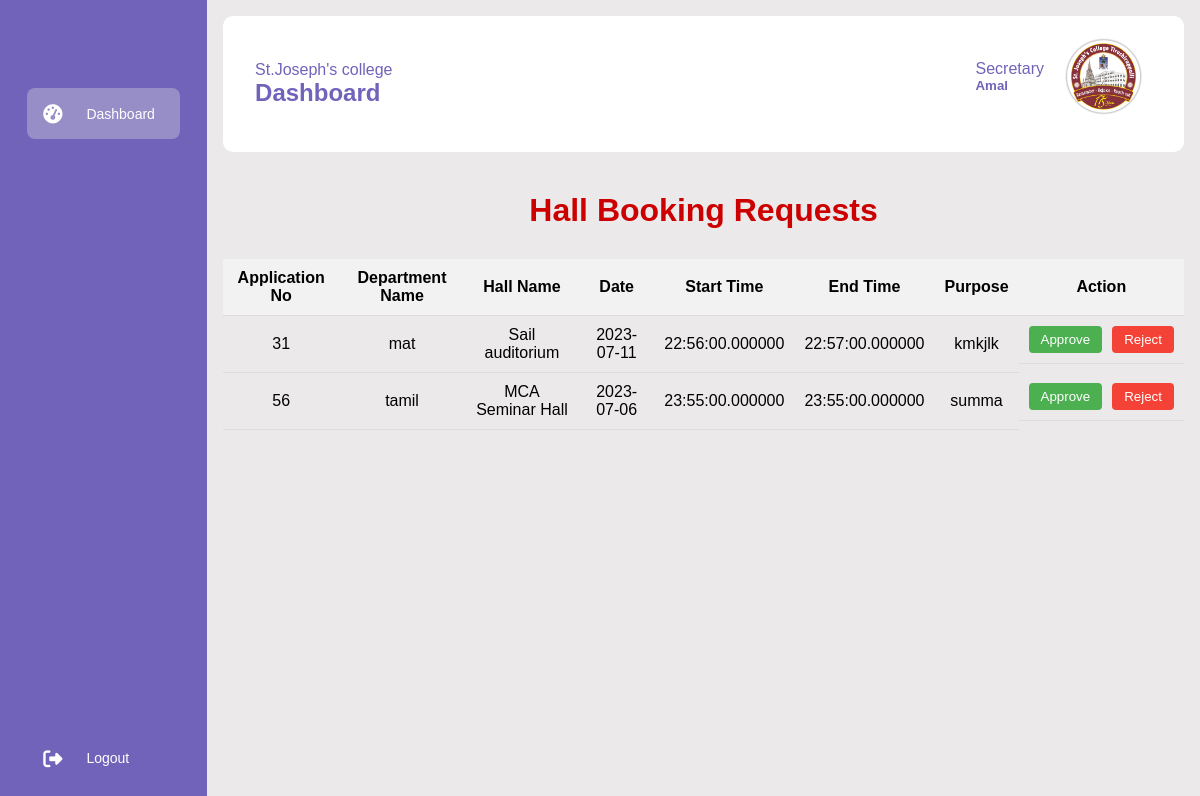
/Secretary/Request1.php, run on an earlier commit of the app's database.
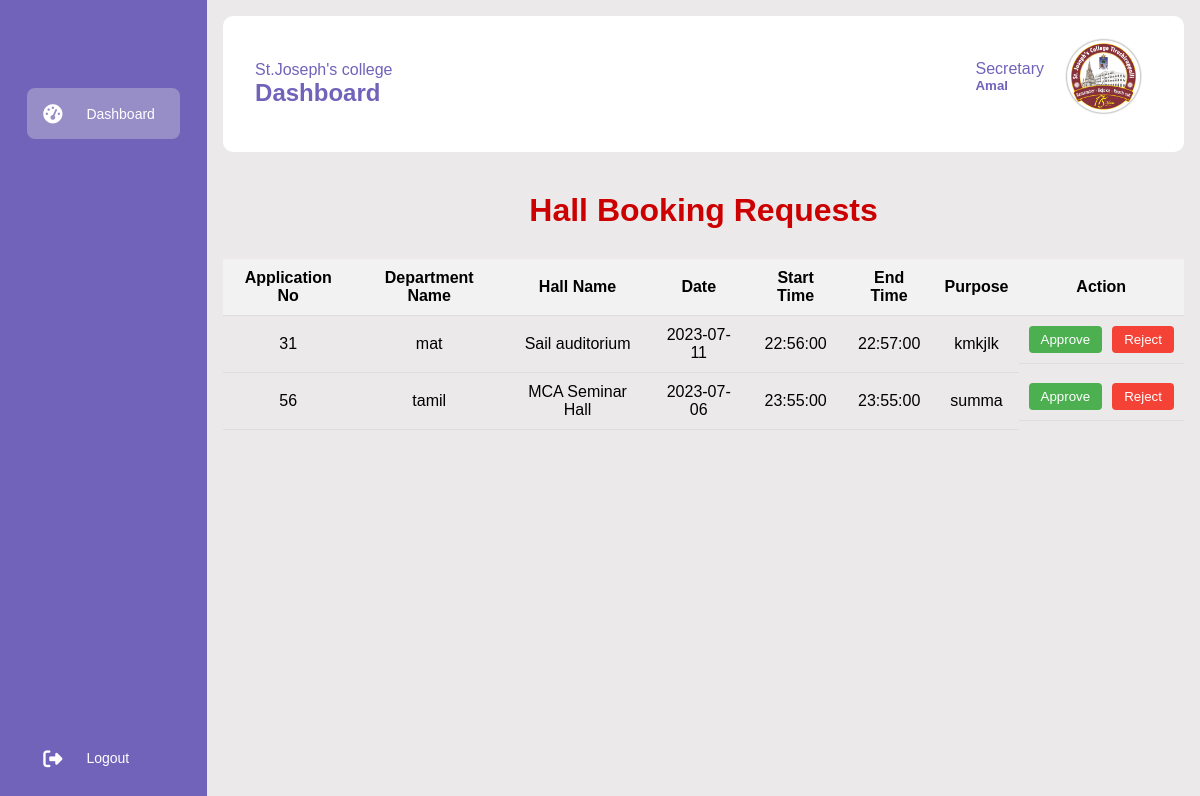
And on a later commit of the database.
### tables this page shows
CREATE TABLE `booking_form` (
  `Application_no` int(11) NOT NULL,
  `Department_Name` text NOT NULL,
  `Hall_Name` text NOT NULL,
  `Date` date NOT NULL,
  `Start_Time` time NOT NULL,
  `End_Time` time NOT NULL,
  `purpose` varchar(100) NOT NULL,
  `status` int(10) NOT NULL DEFAULT 3
);

### Secretary/Request.php (the view, shortened to what this page needs)
<?php
include("..\database\connection.php");
$query = "SELECT * FROM booking_form";
$result = mysqli_query($conn, $query);
?>
<!DOCTYPE html>
<html>
<head>
</head>
<body>
  <h1>Hall Booking Requests</h1>
  <table>
    <tr>
      <th>Application No</th>
      <th>Department Name</th>
      <th>Hall Name</th>
      <th>Date</th>
      <th>Start Time</th>
      <th>End Time</th>
      <th>Purpose</th>
      <th>Action</th>
    </tr>
    <?php
    while ($row = mysqli_fetch_assoc($result)) {
    ?>
      <tr>
        <td><?php echo $row['Application_no']; ?></td>
        <td><?php echo $row['Department_Name']; ?></td>
        <td><?php echo $row['Hall_Name']; ?></td>
        <td><?php echo $row['Date']; ?></td>
        <td><?php echo $row['Start_Time']; ?></td>
        <td><?php echo $row['End_Time']; ?></td>
        <td><?php echo $row['purpose']; ?></td>
        <td class="action-buttons">
          <button class="approve-button" onclick="approveBooking(<?php echo $row['Application_no']; ?>)">Approve</button>
          <button class="reject-button" onclick="rejectBooking(<?php echo $row['Application_no']; ?>)">Reject</button>
        </td>
      </tr>
    <?php
    }
    ?>
  </table>
</body>
</html>

### Secretary/Request1.php (shortened to what this page needs)
<!DOCTYPE html>
<html lang="en">
<head>
    <link rel="stylesheet" href="style.css"/>
    <link
        rel="stylesheet"
        href="https://cdnjs.cloudflare.com/ajax/libs/font-awesome/6.4.0/css/all.min.css"/>
</head>
<body>
    <div class="sidebar">
        <div class="logo"></div>
        <ul class="menu">
            <li class="active">
                <a href="#" >
                    <i class="fas fa-tachometer-alt"></i>
                    <span> Dashboard </span>
                </a>
            </li>
            <li class="logout">
                <a href="../login/login.php">
                    <i class="fas fa-sign-out-alt"></i>
                    <span> Logout </span>
                </a>
            </li>
        </ul>
    </div>
    <div class="main--content">
    <div class="header--wrapper">
    <div class="header--title">
        <span> St.Joseph's college </span>
        <h2> Dashboard </h2>
    </div>
    <div class="user--info">
        <div class="search--info">
            <div class="sc">
            <span> Secretary </span>
            <h5> Amal <h5>
            </div>
        </div>
        <img src="../Asset/sjc.png" alt=""/>
    </div>
    </div>
    <?php
        include("Request.php");
    ?>
    </div>
</body>
</html>

### Secretary/style.css (style rules this page uses)
* { margin: 0; padding: 0; border: none; outline: none; box-sizing: border-box; font-family: "Poppins",sans-serif; }
body { display: flex; }
.sidebar { position: sticky; top: 0; left: 0; bottom: 0; width: 110px; height: 100vh; padding: 0 1.7rem; color: #fff; overflow: hidden; transition: all 0.5s linear; background: rgba(113,99,186,255); }
.logo { height: 80px; padding: 16px; }
.menu { height: 88%; position: relative; list-style: none; padding: 0; }
.menu li { padding: 1rem; margin: 8px 0; border-radius: 8px; transition: all 0.5s ease-in-out; }
.menu li:hover, .active { background: #e0e0e058; }
.menu a { color: #fff; font-size: 14px; text-decoration: none; display: flex; align-items: center; gap: 1.5rem; }
.menu a span { overflow: hidden; }
.menu a i { font-size: 1.2rem; }
.logout { position: absolute; bottom: 0; left: 0; width: 100%; }
.main--content { position: relative; background: #ebe9e9; width: 100%; padding: 1rem; }
.header--wrapper img { width: 80px; height: 80px; cursor: pointer; border-radius: 50%; }
.header--wrapper { display: flex; justify-content: space-between; align-items: center; flex-wrap: wrap; background: #fff; border-radius: 10px; padding: 10px 2rem; margin-bottom: 1rem; }
.header--title { color: rgba(113,99,186,255); }
.user--info { display: flex; justify-content: space-between; align-items: center; flex-wrap: wrap; background: #fff; border-radius: 10px; padding: 10px 0.5rem; margin-bottom: 1rem; }
.search--info { color: rgba(113,99,186,255); }
.sc { margin: 20px; }

### Secretary/Request.php (style rules this page uses)
body { font-family: Arial, sans-serif; }
h1 { text-align: center; margin-top: 40px; margin-bottom: 30px; color: #cc0000; font-family:'Trebuchet MS', 'Lucida Sans Unicode', 'Lucida Grande', 'Lucida Sans', Arial, sans-serif; }
table { width: 100%; border-collapse: collapse; margin-top: 20px; border-radius: 5px; border-color: black; }
th, td { padding: 10px; border-bottom: 1px solid #ddd; text-align: center; }
th { background-color: #f2f2f2; }
.action-buttons { display: flex; justify-content: center; gap: 10px; }
.approve-button, .reject-button { padding: 6px 12px; border-radius: 4px; cursor: pointer; outline: none; }
.approve-button { background-color: #4CAF50; color: white; border: none; }
.reject-button { background-color: #f44336; color: white; border: none; }

What changed in the data, as far as the page shows it:
changed booking_form "mat": Start_Time "22:56:00.000000" → "22:56:00"; End_Time "22:57:00.000000" → "22:57:00"
changed booking_form "tamil": Start_Time "23:55:00.000000" → "23:55:00"; End_Time "23:55:00.000000" → "23:55:00"
